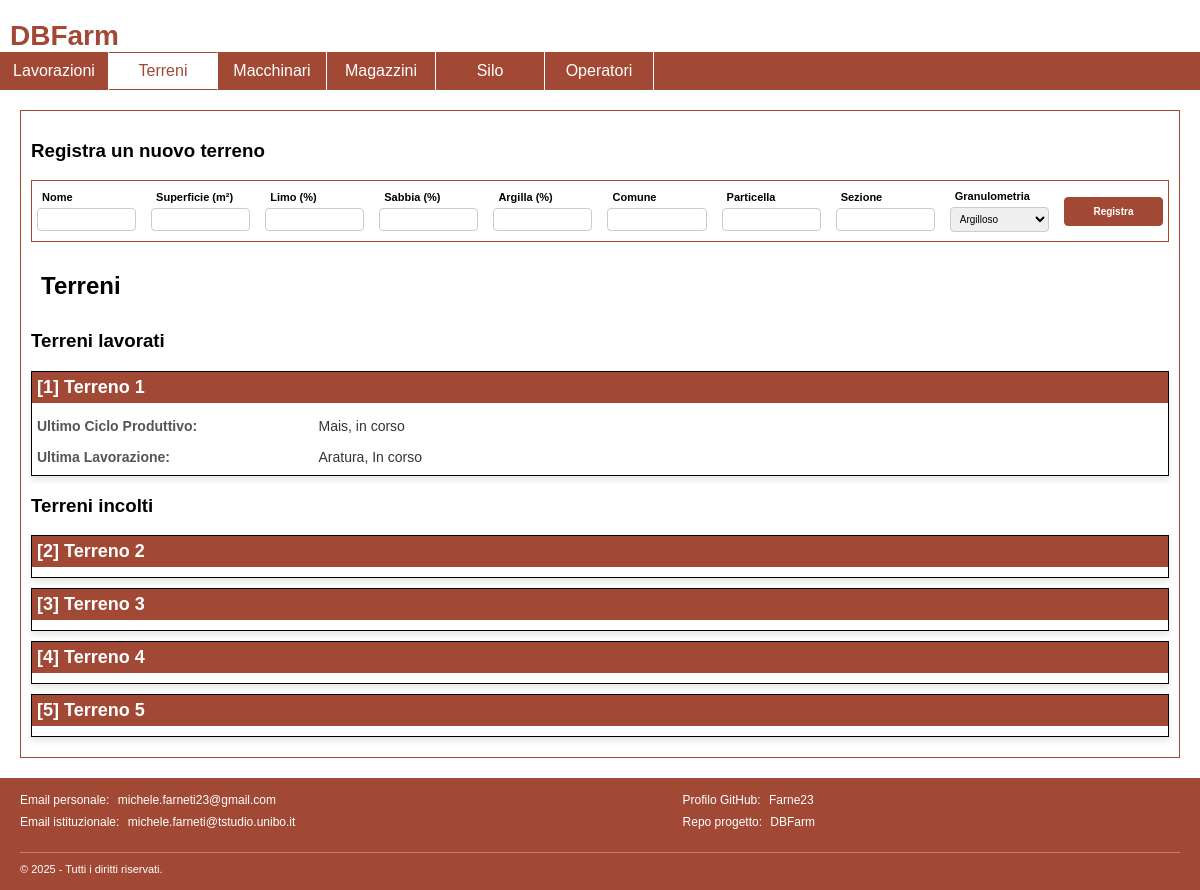
The page /terreni.php on the database its author committed.
### tables this page shows
CREATE TABLE terreni (
    idTerreno INT AUTO_INCREMENT PRIMARY KEY,
    nome VARCHAR(255) UNIQUE,
    superficie DECIMAL(10,2) NOT NULL,
    perc_limo DECIMAL(5,2) NOT NULL,
    perc_sabbia DECIMAL(5,2) NOT NULL,
    perc_argilla DECIMAL(5,2) NOT NULL,
    granulometria VARCHAR(255) NOT NULL,
    idCicloProduttivo INT ,
    numero_lavorazione INT,
    FOREIGN KEY (granulometria) REFERENCES granulometrie(nome_granulometria)
);

CREATE TABLE cicli_produttivi (
    idCicloProduttivo INT AUTO_INCREMENT PRIMARY KEY,
    idTerreno INT NOT NULL,
    coltura_coltivata VARCHAR(255) NOT NULL,
    data_inizio DATE NOT NULL,
    data_fine DATE,
    bilancio DECIMAL(10,2) NOT NULL,
    proprietario VARCHAR(255),
    costo DECIMAL(10,2),
    FOREIGN KEY (idTerreno) REFERENCES terreni(idTerreno),
    FOREIGN KEY (coltura_coltivata) REFERENCES colture(nome_coltura)
);

CREATE TABLE lavorazioni (
    idCicloProduttivo INT NOT NULL,
    numero_lavorazione INT NOT NULL,
    categoria VARCHAR(255) NOT NULL,
    data_inizio DATE NOT NULL,
    data_fine DATE,
    PRIMARY KEY (idCicloProduttivo, numero_lavorazione),
    FOREIGN KEY (idCicloProduttivo) REFERENCES cicli_produttivi(idCicloProduttivo),
    FOREIGN KEY (categoria) REFERENCES categorie_lavorazioni(nome_categoria)
);

### terreni.php (called while the page is built, shortened)
<?php
require_once 'bootstrap.php';
require 'template/base.php';
?>

### database/database.php (called while the page is built, shortened)
<?php
class DatabaseHelper
{
    private $db;
    public function __construct($servername, $username, $password, $dbname, $port)
    {
        $this->db = new mysqli($servername, $username, $password, $dbname, $port);
    }
    public function getGranulometrie()
    {
        $stmt = $this->db->prepare("SELECT nome_granulometria FROM granulometrie");
        $stmt->execute();
        $result = $stmt->get_result();
        return $result->fetch_all(MYSQLI_ASSOC);
    }
    public function getListaTerreniLavorati()
    {
        $stmt = $this->db->prepare("SELECT
            terreni.idTerreno,
            terreni.nome,
            lavorazioni.categoria,
            cicli_produttivi.coltura_coltivata,
            IF(lavorazioni.data_fine IS NULL, 'In corso', 'Completata') AS 'stato lavorazione',
            IF(cicli_produttivi.data_fine IS NULL, 'in corso', 'Completato') AS 'stato ciclo produttivo'
        FROM
            terreni
        INNER JOIN
            lavorazioni ON (terreni.idCicloProduttivo = lavorazioni.idCicloProduttivo AND terreni.numero_lavorazione = lavorazioni.numero_lavorazione)
        INNER JOIN
            cicli_produttivi ON lavorazioni.idCicloProduttivo = cicli_produttivi.idCicloProduttivo;");
        $stmt->execute();
        $result = $stmt->get_result();
        return $result->fetch_all(MYSQLI_ASSOC);
    }
    public function getListaTerreniIncolti()
    {
        $stmt = $this->db->prepare("SELECT
        terreni.nome,
        terreni.idTerreno
        FROM terreni
        WHERE terreni.idTerreno NOT IN(SELECT
            terreni.idTerreno
            FROM
            terreni
            INNER JOIN
            lavorazioni ON (terreni.idCicloProduttivo = lavorazioni.idCicloProduttivo AND terreni.numero_lavorazione = lavorazioni.numero_lavorazione)
            INNER JOIN
            cicli_produttivi ON lavorazioni.idCicloProduttivo = cicli_produttivi.idCicloProduttivo);");
        $stmt->execute();
        $result = $stmt->get_result();
        return $result->fetch_all(MYSQLI_ASSOC);
    }
}
?>

### bootstrap.php (called while the page is built, shortened)
<?php
require_once("database/database.php");
$dbh = new DatabaseHelper("localhost", "root", "", "DBFarm", 3306);
?>

### terreni-main.php (the view)
<?php
require_once 'bootstrap.php';
$Granulometrie = $dbh->getGranulometrie();
?>
<section>
    <h3>
        Registra un nuovo terreno
    </h3>
    <form id="newTerrenoForm">
        <div id="newTerrenoInput" class="input-line">
            <div class="input-group">
                <label for="nomeNewTerreno">Nome</label>
                <input id="nomeNewTerreno" type="text" required minlength="3" maxlength="50" pattern="[A-Za-z0-9\s]+"
                    title="Il nome deve contenere solo caratteri alfanumerici e spazi, da 3 a 50 caratteri." />
            </div>
            <div class="input-group">
                <label for="superficieNewTerreno">Superficie (m²)</label>
                <input id="superficieNewTerreno" type="number" required min="1" step="0.01"
                    title="Inserire un valore numerico positivo per la superficie." />
            </div>
            <div class="input-group">
                <label for="limo">Limo (%)</label>
                <input id="limo" type="number" required min="0" max="100" step="0.01"
                    title="Inserire una percentuale compresa tra 0 e 100." />
            </div>
            <div class="input-group">
                <label for="sabbia">Sabbia (%)</label>
                <input id="sabbia" type="number" required min="0" max="100" step="0.01"
                    title="Inserire una percentuale compresa tra 0 e 100." />
            </div>
            <div class="input-group">
                <label for="argilla">Argilla (%)</label>
                <input id="argilla" type="number" required min="0" max="100" step="0.01"
                    title="Inserire una percentuale compresa tra 0 e 100." />
            </div>
            <div class="input-group">
                <label for="comune">Comune</label>
                <input id="comune" type="text" required minlength="2" maxlength="50" pattern="[A-Za-z\s]+"
                    title="Inserire un nome di comune valido (solo lettere e spazi, minimo 2 caratteri)." />
            </div>
            <div class="input-group">
                <label for="particella">Particella</label>
                <input id="particella" type="text" required minlength="1" maxlength="20" pattern="[A-Za-z0-9\-]+"
                    title="Inserire un codice particella valido (caratteri alfanumerici e trattini)." />
            </div>
            <div class="input-group">
                <label for="sezione">Sezione</label>
                <input id="sezione" type="text" required minlength="1" maxlength="5" pattern="[A-Za-z0-9]+"
                    title="Inserire un codice sezione valido (caratteri alfanumerici, massimo 5 caratteri)." />
            </div>
            <div class="input-group">
                <label for="granulometriaNewTerreno">Granulometria</label>
                <select id="granulometriaNewTerreno" name="granulometria" required>
                    <?php
                    foreach ($Granulometrie as $granulometria) {
                        echo '<option value="' . $granulometria["nome_granulometria"] . '">' . $granulometria["nome_granulometria"] . '</option>';
                    }
                    ?>
                </select>
            </div>
            <div class="input-group">
                <input id="newTerreno" type="submit" value="Registra" class="orange-on-white" />
            </div>
        </div>
    </form>
    <h2>
        Terreni
    </h2>
</section>
<section id="terreniLavorati">
    <?php
        include 'api/lista-terreni.php';
    ?>
</section>

### api/lista-terreni.php
<?php
if (file_exists('../bootstrap.php')) {
    require_once '../bootstrap.php';
} else {
    require_once 'bootstrap.php';
}
$terreniLavorati = $dbh->getListaTerreniLavorati();
$terreniIncolti = $dbh->getListaTerreniIncolti();
?>
<h3>Terreni lavorati</h3>
<ul class="terreni-list">
    <?php foreach ($terreniLavorati as $terreno): ?>
        <li onclick="location.href='dettagli-terreno.php?id=<?= htmlspecialchars($terreno['idTerreno']) ?>'">
            <div class="terreno-header orange-on-white">
                <strong>[<?= htmlspecialchars($terreno['idTerreno']) ?>] <?= htmlspecialchars($terreno['nome']) ?></strong>
            </div>
            <div class="terreno-details">
                <span>Ultimo Ciclo Produttivo:</span>
                <?= htmlspecialchars($terreno['coltura_coltivata']) ?>,
                <?= htmlspecialchars($terreno['stato ciclo produttivo']) ?>
            </div>
            <div class="terreno-details">
                <span>Ultima Lavorazione:</span>
                <?= htmlspecialchars($terreno['categoria']) ?>,
                <?= htmlspecialchars($terreno['stato lavorazione']) ?>
            </div>
        </li>
    <?php endforeach; ?>
</ul>
<h3>Terreni incolti</h3>
<ul class="terreni-list">
    <?php foreach ($terreniIncolti as $terreno): ?>
        <li onclick="location.href='dettagli-terreno.php?id=<?= htmlspecialchars($terreno['idTerreno']) ?>'">
            <div class="terreno-header orange-on-white">
                <strong>[<?= htmlspecialchars($terreno['idTerreno']) ?>] <?= htmlspecialchars($terreno['nome']) ?></strong>
        </li>
    <?php endforeach; ?>
</ul>

### style/styles.css (style rules this page uses)
body { font-family: "Trebuchet MS", Helvetica, sans-serif; }
body,ul,h1 { padding: 0px; margin: 0px; }
ul { list-style: none; }
main > section > ul > li { border: 1px solid #A24936; margin: 10px; }
main > section > ul > li > div { display: flex; flex-direction: row; }
main > section > ul > li > div > span { font-size: 14px; width: 25%; }
main > section > ul > li > div:first-of-type { padding: 5px 5px; }
.orange-on-white { background-color: #A24936; color: white; }
.input-line { display: flex; gap: 5px; align-items: flex-start; border: 1px solid #A24936; }
.input-group { display: flex; flex-direction: column; align-items: left; justify-content: center; width: 100px; padding: 5px; height: 50px; }
.input-group label { margin-bottom: 5px; font-weight: bold; font-size: 11px; padding-left: 5px; }
.input-group input ,.input-group select { padding: 5px; font-size: 10px; border: 1px solid #ccc; border-radius: 4px; width: 100%; box-sizing: border-box; }
.input-group:last-of-type { margin-left: auto; }
.input-group input[type="submit"], #formMacchinario button[type="submit"] { border: none; cursor: pointer; padding: 8px 12px; border-radius: 4px; font-weight: bold; border: 1px solid #A24936; }
.terreni-list { list-style: none; padding: 0; margin: 0; }
.terreni-list li { border: 1px solid black; margin: 10px 0; background-color: #fff; box-shadow: 0 4px 6px rgba(0, 0, 0, 0.1); transition: transform 0.2s, box-shadow 0.2s; cursor: pointer; }
.terreno-header { padding: 10px; font-size: 18px; margin-bottom: 10px; }
.terreno-details { color: #333; font-size: 14px; margin: 5px 0; padding: 5px; }
.terreno-details span { font-weight: bold; color: #555; }
.terreni-list li { text-decoration: none; }
h2 { padding: 10px; }

### rows shown on the page
terreni: idTerreno "1", nome "Terreno 1", cicli_produttivi.coltura_coltivata "Mais", stato "in corso", lavorazioni.categoria "Aratura", stato "In corso"
terreni: idTerreno "2", nome "Terreno 2"
terreni: idTerreno "3", nome "Terreno 3"
terreni: idTerreno "4", nome "Terreno 4"
terreni: idTerreno "5", nome "Terreno 5"

### other values the page prints
form field granulometria "Argilloso"
